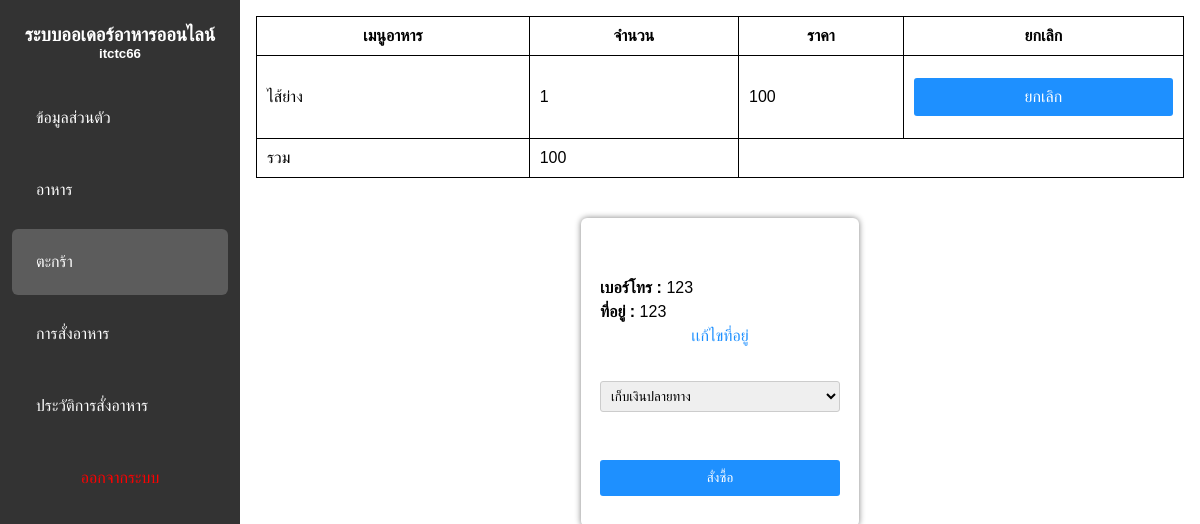
Page /user/cart.php (signed in) on the committed database.
### tables this page shows
CREATE TABLE `cart` (
  `cart_id` int(11) NOT NULL,
  `user_id` int(11) NOT NULL,
  `food_id` int(11) NOT NULL,
  `quantity` varchar(100) NOT NULL,
  `total_price` varchar(100) NOT NULL
);

CREATE TABLE `food` (
  `food_id` int(11) NOT NULL,
  `food_name` varchar(100) NOT NULL,
  `price_food` varchar(100) NOT NULL,
  `ca_id` int(11) NOT NULL,
  `img` varchar(111) NOT NULL,
  `status` enum('0','1') NOT NULL
);

CREATE TABLE `users` (
  `user_id` int(11) NOT NULL,
  `fname` varchar(100) NOT NULL,
  `lname` varchar(100) NOT NULL,
  `email` varchar(100) NOT NULL,
  `password` varchar(100) NOT NULL,
  `address` varchar(100) NOT NULL,
  `tell` varchar(100) NOT NULL,
  `profile` varchar(100) NOT NULL,
  `status` enum('0','1') NOT NULL,
  `usg_status` enum('user','admin') NOT NULL
);

### config/database.php (called while the page is built, shortened)
<?php
class Database{
    public $host = "localhost";
    public $username = "ball";
    public $password = "123456";
    public $dbname = "p3_food";
    public $db;
    public function dbconnnect(){
        $this->db = new mysqli($this->host, $this->username, $this->password, $this->dbname);
    $this->db->set_charset("utf8mb4");
    }
    public function selectwhere($table, $where){
        $condition = "";
        foreach($where as $key => $value){
            $condition .= $key . " = '" . $value . "' AND ";
        }
        $condition = substr($condition, 0, -5);
        $sql = "SELECT * FROM " . $table . " WHERE " . $condition . " ";
        $result = $this->db->query($sql);
        $list = array();
        while($data = $result->fetch_assoc()){
            $list[] = $data;
        }
        return $list;
    }
}
?>

### config/load.php (called while the page is built, shortened)
<?php
require_once 'database.php';
$db = new Database();
?>

### user/cart.php (the view, shortened to what this page needs)
<?php
require_once 'header.php';
$where = array(
    'user_id' => $_SESSION['user_id'],
);
$user = $db->selectwhere('users', $where);
foreach($user as $rowuser);
$log = $db->selectwhere('cart', $where);
?>
<body>
    <table>
<tr>
    <th>เมนูอาหาร</th>
    <th>จำนวน</th>
    <th>ราคา</th>
    <th>ยกเลิก</th>
</tr>
    <?php
$sum = 0;
foreach($log as $row){
    $where2 = array(
        'food_id' => $row['food_id']
    );
    $log2 = $db->selectwhere('food', $where2);
    foreach($log2 as $row2);
         $sum += $row['total_price'];
            ?>
                <tr>
        <td><?php echo $row2['food_name'] ?></td>
        <td><?php echo $row['quantity'] ?></td>
        <td><?php echo $row['total_price'] ?></td>
        <td><a class="btn-dodgerblue" href="?del=<?php echo $row['cart_id'] ?>">ยกเลิก</a></td>
        </tr>
    <?php  }  ?>
    <tr>
        <td>รวม</td>
        <td><?php echo $sum; ?></td>
    </tr>
    </table>
<div class="d-fixed" style="justify-content:center; margin-top:40px;">
    <div class="box-fixed boxset-form">
        <div class="form-style">
        <form method="post">
    <br>
    <br>
    <p><b>เบอร์โทร : </b><?php echo $rowuser['tell'] ?></p>
<p><b>ที่อยู่ : </b><?php echo $rowuser['address'] ?></p>
<a href="profile.php">เเก้ไขที่อยู่</a><br>
<br>
    <select name="pay">
        <option value="0">เก็บเงินปลายทาง</option>
    </select>
    <br>
    <br>
    <button type="submit" onclick="return confirm('ต้องการสั่งซื้อ?')">
        สั่งซื้อ
    </button>
</form>
        </div>
    </div>
</div>
</body>
</html>

### config/style.css (style rules this page uses)
* { margin: 0; padding: 0; box-sizing: border-box; font-family: Arial,sans-serif; }
.d-fixed { display: flex; flex-wrap: wrap; gap:20px; }
.box-fixed { box-shadow: 0px 0px 6px 0px gray; padding: 1.2rem; border-radius: 6px; }
.boxset-form { width: 30%; }
.form-style p { margin:6px 0px 6px 0px; }
.form-style button { display: block; width: 100%; margin:12px 0px 12px 0px; padding:10px 12px; border-radius: 3px; border:none; background-color: dodgerblue; color:white; cursor: pointer; }
.form-style a { text-decoration: none; text-align: center; display: block; color:dodgerblue; }
.form-style select { display: block; width: 100%; padding: 6px; border-radius: 3px; border: 1px solid #ccc; cursor: pointer; outline:none; }
.btn-dodgerblue { display: block; width: 100%; margin:12px 0px 12px 0px; padding:10px 12px; border-radius: 3px; border:none; background-color: dodgerblue; color:white; cursor: pointer; text-decoration: none; text-align: center; }

### user/header.php (style rules this page uses)
table tr,th,td { border:1px solid black; padding: 10px; }
table { border-collapse:collapse; width: 100%; }

### user/sidebar.php (style rules this page uses)
* { margin: 0; padding: 0; box-sizing:border-box; font-family: Arial,sans-serif; }

### rows in the picture
cart: food.food_name "ไส้ย่าง", quantity "1", total_price "100"
users: tell "123", address "123"

### other values in the picture
$sum "100"
